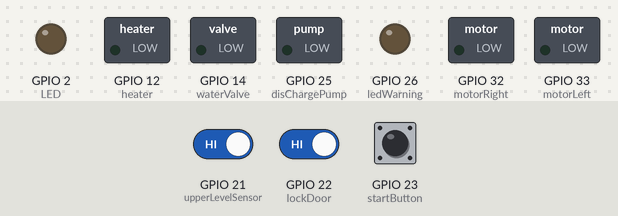
Recording of a sketch running on a simulated ESP32. Shown: switched loads named in the sketch (green lamp = pin HIGH), output pins drawn as LEDs (lit = HIGH). The test bench sets the inputs (shaded band); at power-on: GPIO 23 (startButton) HIGH, GPIO 22 (lockDoor) HIGH, GPIO 21 (upperLevelSensor) HIGH.

Above: at 1.2 s.
1.3 s: GPIO 23 (startButton) pulled LOW for 3.2 s
At 1.7 s:
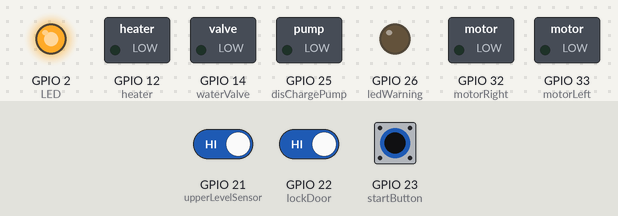
6.8 s: GPIO 23 (startButton) pulled LOW for 0.15 s
At 8.2 s:
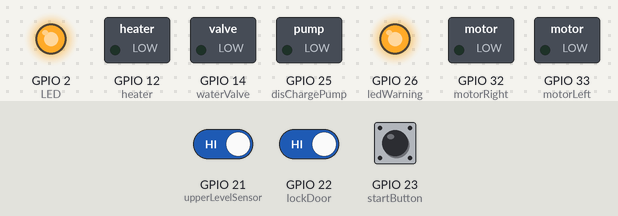
9.9 s: GPIO 23 (startButton) pulled LOW for 1 s
At 13.1 s:
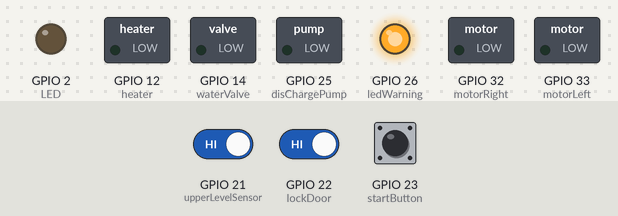
13.4 s: GPIO 22 (lockDoor) driven LOW and GPIO 23 (startButton) driven LOW
At 16.9 s:
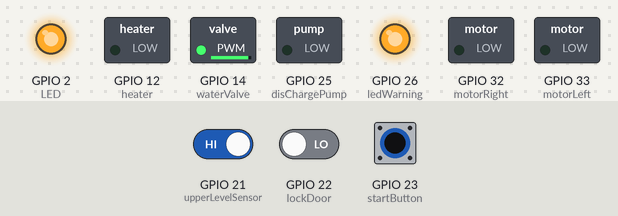
Timing chart, 0 to 17.4 s (numbered marks = the images above; inputs shaded):
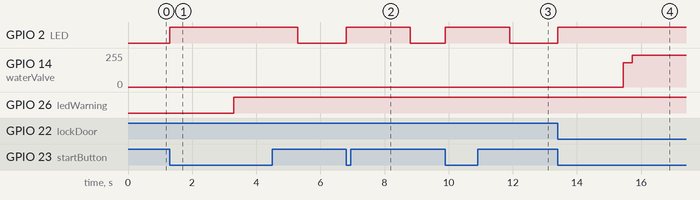

Measured:
- after the input at 1.3 s, GPIO 2 (LED): LOW → HIGH at once, → LOW 4.0 s later; GPIO 26 (ledWarning): LOW → HIGH after 2.0 s
- after the input at 6.8 s, GPIO 2 (LED): LOW → HIGH at once, → LOW 2.0 s later
- after the input at 9.9 s, GPIO 2 (LED): LOW → HIGH at once, → LOW 2.0 s later
- after the input at 13.4 s, GPIO 2 (LED): LOW → HIGH at once; GPIO 14 (waterValve): 0/255 → 182/255 after 2.0 s, → 237/255 0.28 s later

The sketch:

washing_machine.ino
```cpp
//Simple Smart Washing Machine


//define pins
const int LED              = 2;   //LED on board
const int startButton      = 23;  //button
const int lockDoor         = 22;  //button
const int waterValve       = 14;  //LED green
const int upperLevelSensor = 21;  //button
const int heater           = 12;  //LED red
const int motorRight       = 32;  //LED yellow
const int motorLeft        = 33;  //LED red
const int disChargePump    = 25;  //LED green
const int lowerLevelSensor = 19;  //button
const int ledWarning       = 26;  //LED red

//various state of inputs
int buttonState     = HIGH;
int doorState       = HIGH;
int upperLevelState = HIGH;
int lowerLevelState = HIGH;

void setup() {

	Serial.begin(9600);

	pinMode(LED, OUTPUT);
	pinMode(startButton, INPUT_PULLUP);
	pinMode(lockDoor, INPUT_PULLUP);
	pinMode(waterValve, OUTPUT);
	pinMode(upperLevelSensor, INPUT_PULLUP);
	pinMode(heater, OUTPUT);
	pinMode(motorRight, OUTPUT);
	pinMode(motorLeft, OUTPUT);
	pinMode(disChargePump, OUTPUT);
	pinMode(lowerLevelSensor, INPUT_PULLUP);
	pinMode(ledWarning, OUTPUT);

}

void loop() {

	buttonState = digitalRead(startButton);
	//start
	if(buttonState == LOW)
	{
		digitalWrite(LED, HIGH);
		//checking door
		delay(2000);
		doorState = digitalRead(lockDoor);
		if(doorState == LOW)
		{
			//openning water valve till the cab fills
			while(upperLevelState == HIGH)
			{
				digitalWrite(waterValve, HIGH);
				upperLevelState = digitalRead(upperLevelSensor);
				digitalWrite(waterValve, LOW);
			}

			//the heater switches on
			digitalWrite(heater, HIGH);
			delay(5000);
			digitalWrite(heater, LOW);

			//washing
			for(int i = 0; i < 5; i++)
			{
				//turn right
				digitalWrite(motorRight, HIGH);
				delay(3000);
				digitalWrite(motorRight, LOW);
				//turn left
				digitalWrite(motorLeft, HIGH);
				delay(3000);
				digitalWrite(motorLeft, LOW);
			}

			//discharging the water till the drum is empty
			while(lowerLevelState == HIGH)
			{
				digitalWrite(disChargePump, HIGH);
				lowerLevelState = digitalRead(lowerLevelSensor);
				digitalWrite(disChargePump, LOW);
			}

			//alarm to finish
			for(int i = 0; i < 3; i++)
			{
				digitalWrite(ledWarning, HIGH);
				delay(1000);
				digitalWrite(ledWarning, LOW);
				delay(1000);
			}
		} else
		{
			digitalWrite(ledWarning, HIGH);
    	}
	}
	//turn off the machine
	digitalWrite(LED, LOW);
}
```
